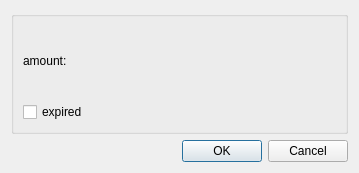
<?xml version="1.0" encoding="UTF-8"?>
<ui version="4.0">
 <class>ChangeCreditWindow</class>
 <widget class="QDialog" name="ChangeCreditWindow">
  <property name="geometry">
   <rect>
    <x>0</x>
    <y>0</y>
    <width>359</width>
    <height>173</height>
   </rect>
  </property>
  <property name="windowTitle">
   <string>Dialog</string>
  </property>
  <layout class="QVBoxLayout" name="verticalLayout">
   <item>
    <widget class="QGroupBox" name="groupBox">
     <property name="title">
      <string/>
     </property>
     <layout class="QVBoxLayout" name="verticalLayout_2">
      <item>
       <layout class="QHBoxLayout" name="horizontalLayout">
        <item>
         <widget class="QLabel" name="label">
          <property name="text">
           <string>amount: </string>
          </property>
         </widget>
        </item>
       </layout>
      </item>
      <item>
       <layout class="QHBoxLayout" name="horizontalLayout_3">
        <item>
         <widget class="QCheckBox" name="checkBox">
          <property name="text">
           <string>expired</string>
          </property>
         </widget>
        </item>
       </layout>
      </item>
     </layout>
    </widget>
   </item>
   <item>
    <widget class="QDialogButtonBox" name="buttonBox">
     <property name="orientation">
      <enum>Qt::Horizontal</enum>
     </property>
     <property name="standardButtons">
      <set>QDialogButtonBox::Cancel|QDialogButtonBox::Ok</set>
     </property>
    </widget>
   </item>
  </layout>
 </widget>
 <resources/>
 <connections>
  <connection>
   <sender>buttonBox</sender>
   <signal>accepted()</signal>
   <receiver>ChangeCreditWindow</receiver>
   <slot>accept()</slot>
   <hints>
    <hint type="sourcelabel">
     <x>248</x>
     <y>254</y>
    </hint>
    <hint type="destinationlabel">
     <x>157</x>
     <y>274</y>
    </hint>
   </hints>
  </connection>
  <connection>
   <sender>buttonBox</sender>
   <signal>rejected()</signal>
   <receiver>ChangeCreditWindow</receiver>
   <slot>reject()</slot>
   <hints>
    <hint type="sourcelabel">
     <x>316</x>
     <y>260</y>
    </hint>
    <hint type="destinationlabel">
     <x>286</x>
     <y>274</y>
    </hint>
   </hints>
  </connection>
 </connections>
</ui>
